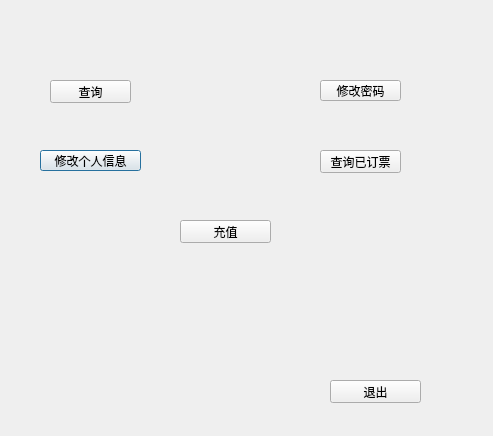
<?xml version="1.0" encoding="UTF-8"?>
<ui version="4.0">
 <class>UserView</class>
 <widget class="QDialog" name="UserView">
  <property name="geometry">
   <rect>
    <x>0</x>
    <y>0</y>
    <width>493</width>
    <height>436</height>
   </rect>
  </property>
  <property name="windowTitle">
   <string>Dialog</string>
  </property>
  <property name="styleSheet">
   <string notr="true">border-image: url(:/new/prefix1/index2.jpg);
</string>
  </property>
  <widget class="QPushButton" name="infoButton">
   <property name="geometry">
    <rect>
     <x>40</x>
     <y>150</y>
     <width>101</width>
     <height>21</height>
    </rect>
   </property>
   <property name="styleSheet">
    <string notr="true">
border-image: url(:/new/prefix1/color.png);</string>
   </property>
   <property name="text">
    <string>修改个人信息</string>
   </property>
  </widget>
  <widget class="QPushButton" name="searchButton">
   <property name="geometry">
    <rect>
     <x>50</x>
     <y>80</y>
     <width>81</width>
     <height>23</height>
    </rect>
   </property>
   <property name="styleSheet">
    <string notr="true">border-image: url(:/new/prefix1/color.png);
</string>
   </property>
   <property name="text">
    <string>查询</string>
   </property>
  </widget>
  <widget class="QPushButton" name="ticketButton">
   <property name="geometry">
    <rect>
     <x>320</x>
     <y>150</y>
     <width>81</width>
     <height>23</height>
    </rect>
   </property>
   <property name="styleSheet">
    <string notr="true">border-image: url(:/new/prefix1/color.png);
</string>
   </property>
   <property name="text">
    <string>查询已订票</string>
   </property>
  </widget>
  <widget class="QPushButton" name="pwdButton">
   <property name="geometry">
    <rect>
     <x>320</x>
     <y>80</y>
     <width>81</width>
     <height>21</height>
    </rect>
   </property>
   <property name="styleSheet">
    <string notr="true">border-image: url(:/new/prefix1/color.png);</string>
   </property>
   <property name="text">
    <string>修改密码</string>
   </property>
  </widget>
  <widget class="QPushButton" name="exitButton">
   <property name="geometry">
    <rect>
     <x>330</x>
     <y>380</y>
     <width>91</width>
     <height>23</height>
    </rect>
   </property>
   <property name="styleSheet">
    <string notr="true">border-image: url(:/new/prefix1/color.png);
</string>
   </property>
   <property name="text">
    <string>退出</string>
   </property>
  </widget>
  <widget class="QPushButton" name="chargeButton">
   <property name="geometry">
    <rect>
     <x>180</x>
     <y>220</y>
     <width>91</width>
     <height>23</height>
    </rect>
   </property>
   <property name="styleSheet">
    <string notr="true">border-image: url(:/new/prefix1/color.png);
</string>
   </property>
   <property name="text">
    <string>充值</string>
   </property>
  </widget>
 </widget>
 <resources/>
 <connections>
  <connection>
   <sender>ticketButton</sender>
   <signal>clicked()</signal>
   <receiver>UserView</receiver>
   <slot>close()</slot>
   <hints>
    <hint type="sourcelabel">
     <x>250</x>
     <y>161</y>
    </hint>
    <hint type="destinationlabel">
     <x>171</x>
     <y>123</y>
    </hint>
   </hints>
  </connection>
 </connections>
</ui>
